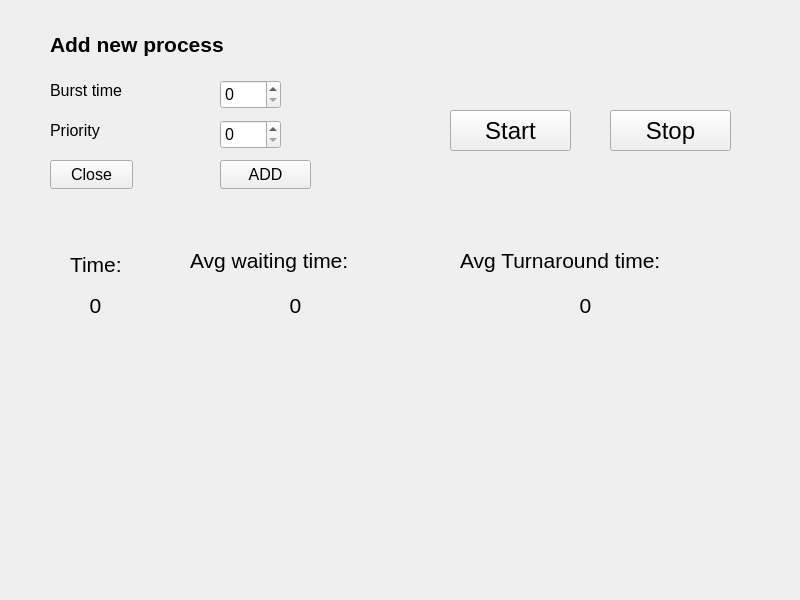
<?xml version="1.0" encoding="UTF-8"?>
<ui version="4.0">
 <class>MainWindow</class>
 <widget class="QMainWindow" name="MainWindow">
  <property name="geometry">
   <rect>
    <x>0</x>
    <y>0</y>
    <width>800</width>
    <height>600</height>
   </rect>
  </property>
  <property name="sizePolicy">
   <sizepolicy hsizetype="Fixed" vsizetype="Fixed">
    <horstretch>0</horstretch>
    <verstretch>0</verstretch>
   </sizepolicy>
  </property>
  <property name="font">
   <font>
    <pointsize>12</pointsize>
   </font>
  </property>
  <property name="windowTitle">
   <string>MainWindow</string>
  </property>
  <widget class="QWidget" name="centralwidget">
   <property name="sizePolicy">
    <sizepolicy hsizetype="Fixed" vsizetype="Fixed">
     <horstretch>0</horstretch>
     <verstretch>0</verstretch>
    </sizepolicy>
   </property>
   <widget class="QStackedWidget" name="stackedWidget">
    <property name="geometry">
     <rect>
      <x>0</x>
      <y>0</y>
      <width>800</width>
      <height>600</height>
     </rect>
    </property>
    <property name="font">
     <font>
      <pointsize>12</pointsize>
     </font>
    </property>
    <property name="currentIndex">
     <number>1</number>
    </property>
    <widget class="QWidget" name="page_3">
     <widget class="QTableWidget" name="tableWidget_2">
      <property name="geometry">
       <rect>
        <x>410</x>
        <y>170</y>
        <width>331</width>
        <height>401</height>
       </rect>
      </property>
      <property name="sizePolicy">
       <sizepolicy hsizetype="Fixed" vsizetype="Fixed">
        <horstretch>0</horstretch>
        <verstretch>0</verstretch>
       </sizepolicy>
      </property>
      <property name="font">
       <font>
        <pointsize>12</pointsize>
       </font>
      </property>
      <property name="columnCount">
       <number>3</number>
      </property>
      <column>
       <property name="text">
        <string>Arrival time</string>
       </property>
      </column>
      <column>
       <property name="text">
        <string>Burst time</string>
       </property>
      </column>
      <column>
       <property name="text">
        <string>Priority</string>
       </property>
      </column>
     </widget>
     <widget class="QComboBox" name="comboBox">
      <property name="geometry">
       <rect>
        <x>30</x>
        <y>170</y>
        <width>260</width>
        <height>30</height>
       </rect>
      </property>
      <property name="sizePolicy">
       <sizepolicy hsizetype="Fixed" vsizetype="Fixed">
        <horstretch>0</horstretch>
        <verstretch>0</verstretch>
       </sizepolicy>
      </property>
      <property name="font">
       <font>
        <pointsize>12</pointsize>
       </font>
      </property>
      <item>
       <property name="text">
        <string>FCFS</string>
       </property>
      </item>
      <item>
       <property name="text">
        <string>Preemptive SJF</string>
       </property>
      </item>
      <item>
       <property name="text">
        <string>Non Preemptive SJF</string>
       </property>
      </item>
      <item>
       <property name="text">
        <string>Preemptive Priority</string>
       </property>
      </item>
      <item>
       <property name="text">
        <string>Non Preemptive Priority</string>
       </property>
      </item>
      <item>
       <property name="text">
        <string>Round Robin</string>
       </property>
      </item>
     </widget>
     <widget class="QLabel" name="label">
      <property name="geometry">
       <rect>
        <x>35</x>
        <y>220</y>
        <width>120</width>
        <height>30</height>
       </rect>
      </property>
      <property name="text">
       <string>No of processes</string>
      </property>
     </widget>
     <widget class="QSpinBox" name="spinBox">
      <property name="geometry">
       <rect>
        <x>200</x>
        <y>220</y>
        <width>50</width>
        <height>30</height>
       </rect>
      </property>
      <property name="value">
       <number>1</number>
      </property>
     </widget>
     <widget class="QPushButton" name="pushButton">
      <property name="geometry">
       <rect>
        <x>210</x>
        <y>350</y>
        <width>80</width>
        <height>30</height>
       </rect>
      </property>
      <property name="text">
       <string>Visualize</string>
      </property>
     </widget>
     <widget class="QLabel" name="label_6">
      <property name="geometry">
       <rect>
        <x>250</x>
        <y>70</y>
        <width>281</width>
        <height>71</height>
       </rect>
      </property>
      <property name="font">
       <font>
        <pointsize>32</pointsize>
       </font>
      </property>
      <property name="text">
       <string>CPU Scheduler</string>
      </property>
     </widget>
     <widget class="QPushButton" name="pushButton_4">
      <property name="geometry">
       <rect>
        <x>30</x>
        <y>350</y>
        <width>80</width>
        <height>30</height>
       </rect>
      </property>
      <property name="text">
       <string>Exit</string>
      </property>
     </widget>
     <widget class="QLabel" name="label_12">
      <property name="geometry">
       <rect>
        <x>35</x>
        <y>270</y>
        <width>120</width>
        <height>30</height>
       </rect>
      </property>
      <property name="text">
       <string>Quantum</string>
      </property>
     </widget>
     <widget class="QSpinBox" name="spinBox_2">
      <property name="geometry">
       <rect>
        <x>200</x>
        <y>270</y>
        <width>50</width>
        <height>30</height>
       </rect>
      </property>
      <property name="value">
       <number>1</number>
      </property>
     </widget>
    </widget>
    <widget class="QWidget" name="page_4">
     <widget class="QLabel" name="label_2">
      <property name="geometry">
       <rect>
        <x>50</x>
        <y>29</y>
        <width>181</width>
        <height>31</height>
       </rect>
      </property>
      <property name="font">
       <font>
        <pointsize>16</pointsize>
        <bold>true</bold>
       </font>
      </property>
      <property name="text">
       <string>Add new process</string>
      </property>
     </widget>
     <widget class="QLabel" name="label_4">
      <property name="geometry">
       <rect>
        <x>50</x>
        <y>80</y>
        <width>101</width>
        <height>20</height>
       </rect>
      </property>
      <property name="text">
       <string>Burst time</string>
      </property>
     </widget>
     <widget class="QLabel" name="label_5">
      <property name="geometry">
       <rect>
        <x>50</x>
        <y>120</y>
        <width>70</width>
        <height>20</height>
       </rect>
      </property>
      <property name="text">
       <string>Priority</string>
      </property>
     </widget>
     <widget class="QPushButton" name="pushButton_2">
      <property name="geometry">
       <rect>
        <x>220</x>
        <y>160</y>
        <width>91</width>
        <height>29</height>
       </rect>
      </property>
      <property name="text">
       <string>ADD</string>
      </property>
     </widget>
     <widget class="QPushButton" name="pushButton_3">
      <property name="geometry">
       <rect>
        <x>50</x>
        <y>160</y>
        <width>83</width>
        <height>29</height>
       </rect>
      </property>
      <property name="text">
       <string>Close</string>
      </property>
     </widget>
     <widget class="QSpinBox" name="spinBox_3">
      <property name="geometry">
       <rect>
        <x>220</x>
        <y>80</y>
        <width>61</width>
        <height>29</height>
       </rect>
      </property>
     </widget>
     <widget class="QSpinBox" name="spinBox_4">
      <property name="geometry">
       <rect>
        <x>220</x>
        <y>120</y>
        <width>61</width>
        <height>29</height>
       </rect>
      </property>
     </widget>
     <widget class="QWidget" name="horizontalLayoutWidget">
      <property name="geometry">
       <rect>
        <x>10</x>
        <y>460</y>
        <width>781</width>
        <height>61</height>
       </rect>
      </property>
      <layout class="QHBoxLayout" name="horizontalLayout"/>
     </widget>
     <widget class="QPushButton" name="pushButton_5">
      <property name="geometry">
       <rect>
        <x>450</x>
        <y>110</y>
        <width>121</width>
        <height>41</height>
       </rect>
      </property>
      <property name="font">
       <font>
        <pointsize>18</pointsize>
       </font>
      </property>
      <property name="text">
       <string>Start</string>
      </property>
     </widget>
     <widget class="QPushButton" name="pushButton_6">
      <property name="geometry">
       <rect>
        <x>610</x>
        <y>110</y>
        <width>121</width>
        <height>41</height>
       </rect>
      </property>
      <property name="font">
       <font>
        <pointsize>18</pointsize>
       </font>
      </property>
      <property name="text">
       <string>Stop</string>
      </property>
     </widget>
     <widget class="QLabel" name="label_3">
      <property name="geometry">
       <rect>
        <x>70</x>
        <y>249</y>
        <width>71</width>
        <height>31</height>
       </rect>
      </property>
      <property name="font">
       <font>
        <pointsize>16</pointsize>
       </font>
      </property>
      <property name="text">
       <string>Time:</string>
      </property>
     </widget>
     <widget class="QLabel" name="label_7">
      <property name="geometry">
       <rect>
        <x>50</x>
        <y>290</y>
        <width>91</width>
        <height>31</height>
       </rect>
      </property>
      <property name="font">
       <font>
        <pointsize>16</pointsize>
       </font>
      </property>
      <property name="text">
       <string>0</string>
      </property>
      <property name="alignment">
       <set>Qt::AlignmentFlag::AlignCenter</set>
      </property>
     </widget>
     <widget class="QLabel" name="label_8">
      <property name="geometry">
       <rect>
        <x>460</x>
        <y>240</y>
        <width>261</width>
        <height>41</height>
       </rect>
      </property>
      <property name="font">
       <font>
        <pointsize>16</pointsize>
       </font>
      </property>
      <property name="text">
       <string>Avg Turnaround time:</string>
      </property>
     </widget>
     <widget class="QLabel" name="label_9">
      <property name="geometry">
       <rect>
        <x>190</x>
        <y>240</y>
        <width>211</width>
        <height>41</height>
       </rect>
      </property>
      <property name="font">
       <font>
        <pointsize>16</pointsize>
       </font>
      </property>
      <property name="text">
       <string>Avg waiting time:</string>
      </property>
     </widget>
     <widget class="QLabel" name="label_10">
      <property name="geometry">
       <rect>
        <x>220</x>
        <y>290</y>
        <width>151</width>
        <height>31</height>
       </rect>
      </property>
      <property name="font">
       <font>
        <pointsize>16</pointsize>
       </font>
      </property>
      <property name="text">
       <string>0</string>
      </property>
      <property name="alignment">
       <set>Qt::AlignmentFlag::AlignCenter</set>
      </property>
     </widget>
     <widget class="QLabel" name="label_11">
      <property name="geometry">
       <rect>
        <x>500</x>
        <y>290</y>
        <width>171</width>
        <height>31</height>
       </rect>
      </property>
      <property name="font">
       <font>
        <pointsize>16</pointsize>
       </font>
      </property>
      <property name="text">
       <string>0</string>
      </property>
      <property name="alignment">
       <set>Qt::AlignmentFlag::AlignCenter</set>
      </property>
     </widget>
    </widget>
   </widget>
  </widget>
 </widget>
 <resources/>
 <connections/>
</ui>
